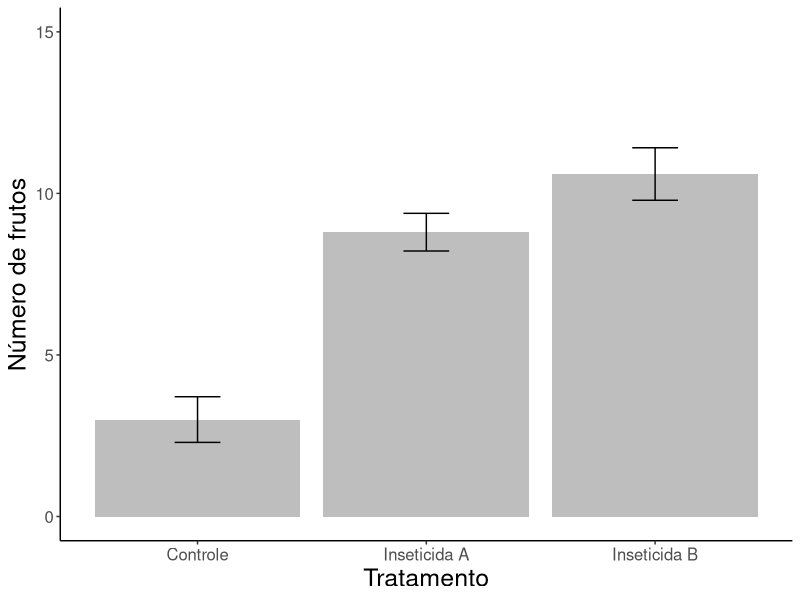
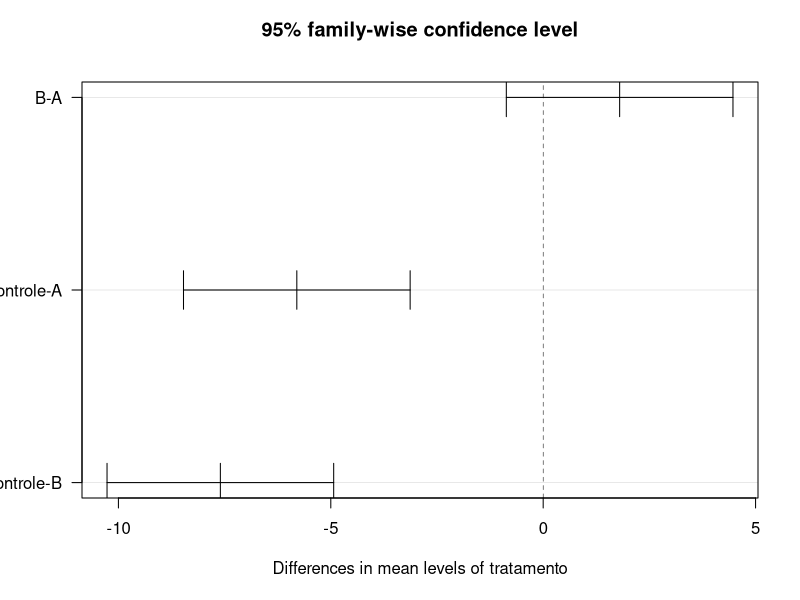
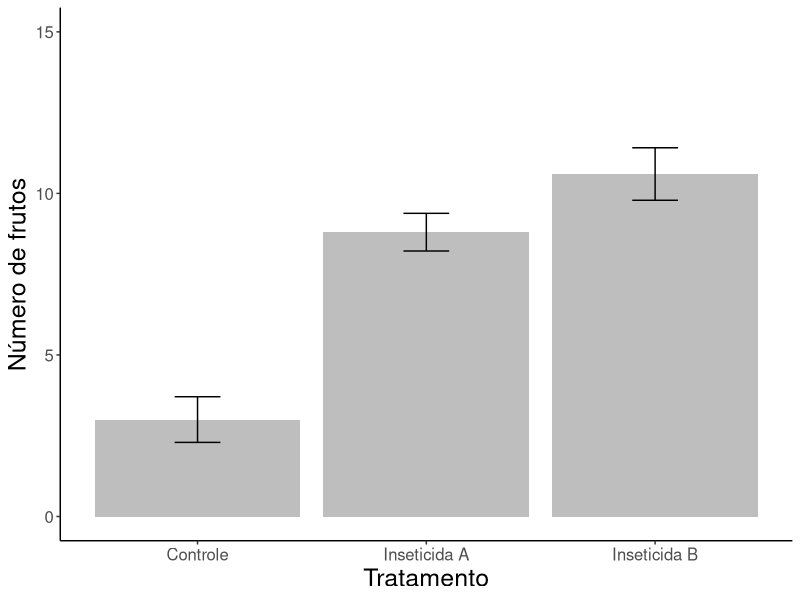

Generate these figures, in order, with R:
#Script Anova
#Gabriela Neres 
#03 Junho 2025

#Pacotes ####
#install.packages("ggplot2")
library(ggplot2)
library(dplyr)

#Dados ####
frutos <- c(1,2,3,4,5,7,8,9,10,10,8,10,11,11,13)
tratamento <- rep(c("Controle", "A", "B"), each = 5)
dados <- data.frame(tratamento, frutos)
View(dados)
str(dados)
dados$tratamento <- as.factor(dados$tratamento)
str(dados)

sum(dados$frutos)
media <- mean(dados$frutos)

val_cont <- dados$frutos[dados$tratamento == "Controle"]
media_cont <- mean(val_cont)
erro_cont <- sd(val_cont) / sqrt(length(val_cont))

val_a <- dados$frutos[dados$tratamento == "A"]
media_a <- mean(val_a)
erro_a <- sd(val_a) / sqrt(length(val_a))

val_b <- dados$frutos[dados$tratamento == "B"]
media_b <- mean(val_b)
erro_b <- sd(val_b) / sqrt(length(val_b))

grafico <- ggplot(dados, aes(x = factor(tratamento, levels = c("Controle", "A", "B")), y = frutos)) +
  stat_summary(geom = "bar", fun = mean, fill = "gray") +
  stat_summary(geom = "errorbar", width = 0.2, fun.data = mean_se) +
  scale_x_discrete(labels = c("Controle" = "Controle", "A" = "Inseticida A", "B" = "Inseticida B")) +
  scale_y_continuous(limits = c(0, 15), breaks = c(0, 5, 10, 15)) +
  labs(y = "Número de frutos", x = "Tratamento") +
  theme_classic() +
  theme(
    axis.title = element_text(size = 18),
    axis.text = element_text(size = 12)
  )

# Exibe a figura
print(grafico)

# Salva a figura como .jpg com largura = 4 e altura = 3
ggsave("output/figures/grafico_tratamentos.jpg", plot = grafico, width = 4, height = 3, units = "in", dpi = 300)

# Soma dos quadrados
# Total
DIFt <- c()
for (i in 1:15){
  DIFt <- c(DIFt, (dados$frutos[i] - media)^2)
}
SQt <- sum (DIFt)

# Erro

categorias <- unique(dados$tratamento)
DIFe <- c()
for (c in categorias){
  for (i in 1:5){
    val <- dados$frutos[dados$tratamento == c]
    DIFe <- c(DIFe, (val[i] - mean(val))^2)
  }
}

SQe <- sum (DIFe)

#Tratamentos

categorias <- unique(dados$tratamento)
DIFtrt <- c()
for (c in categorias){
    val <- dados$frutos[dados$tratamento == c]
    for (i in 1:5){
      DIFtrt <- c(DIFtrt, (mean(val) - media)^2)
    }
}

SQtrt <- sum (DIFtrt)

# Média dos quadrados

Mtrt <- SQtrt / 2
Merro <- SQe / 12

# Valor de F

valor_f <- Mtrt / Merro

# Valor de P

valor_p <- 1-pf(valor_f, 2, 12)

# Coeficiente de determinação

coef_det <- SQtrt/SQt

# Teste de Tukey

mod_anova <- aov(frutos ~ tratamento, data = dados)
#Pos-doc test - Comparando niveis a posteriori
tukey<-TukeyHSD(mod_anova)
tukey

#Representacao grafica do Tukey
plot(tukey, las = 1)
